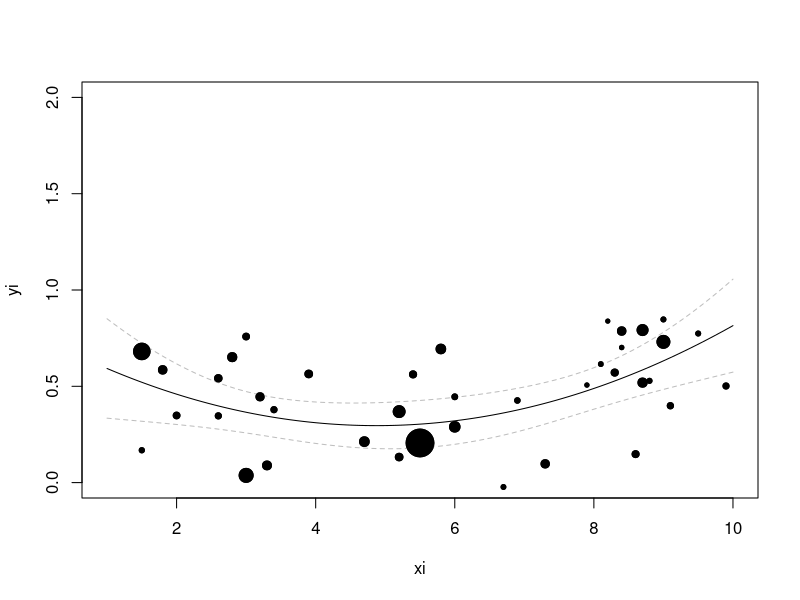

Source code (R):
### ref:https://stats.stackexchange.com/questions/122196/nonlinear-meta-regression
library(metafor)
set.seed(12326)

### number of studies
n <- 40

### simulate explanatory variable
xi <- round(runif(n, 1, 10), 1)

### simulate sampling variances
vi <- rgamma(n, 2, 2)/20


### simulate estimates (quadratic relationship + residual heterogeneity + sampling error)
yi <- 1 + -0.3 * xi +0.03 * xi^2 + rnorm(n, 0, 0.1) + rnorm(n, 0, sqrt(vi))



res <- rma(yi, vi, mods = ~ xi + I(xi^2))
res

plot(xi, yi, pch=19, cex=.2/sqrt(vi), xlim=c(1,10), ylim=c(0,2))
xi.new <- seq(1,10,length=100)
pred <- predict(res, newmods = cbind(xi.new, xi.new^2))
lines(xi.new, pred$pred)
lines(xi.new, pred$ci.lb, lty="dashed", col="gray")
lines(xi.new, pred$ci.ub, lty="dashed", col="gray")
points(xi, yi, pch=19, cex=.2/sqrt(vi))
